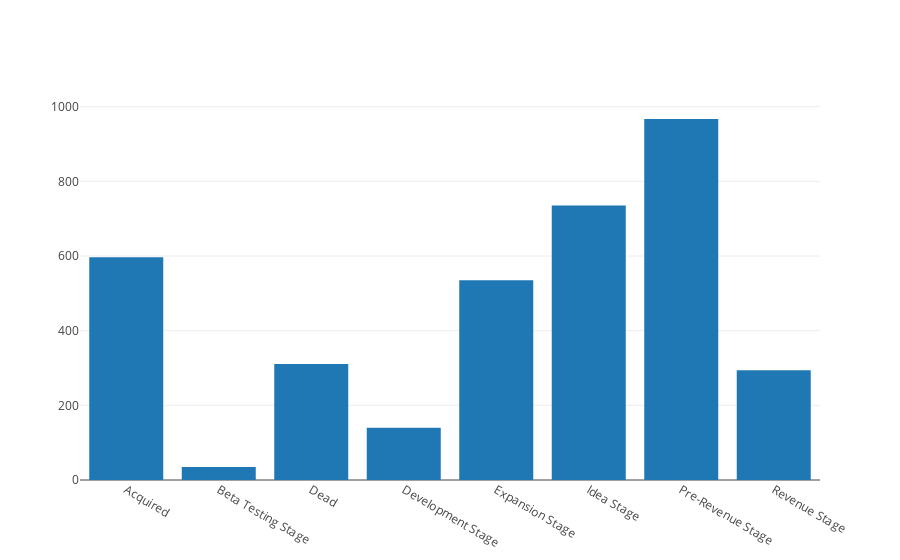

This figure's notebook cell:
### Markdown cell above
### All Stage

### Code cell
iplot([go.Bar(x=stage_df.index, y=sector_df.sector_count)])

### Figure 1 — Plotly figure (JSON) as saved in the notebook; plotly's stock layout.template omitted (floating-point values rounded to 4 significant figures)
{"data": [{"type": "bar", "x": ["Acquired", "Beta Testing Stage", "Dead", "Development Stage", "Expansion Stage", "Idea Stage", "Pre-Revenue Stage", "Revenue Stage"], "y": [597, 35, 311, 140, 535, 735, 967, 294, 642, 830, 339, 259, 291, 703, 192, 462, 163, 1165, 178, 82, 533, 88, 141, 707, 118, 71]}], "layout": {}}
